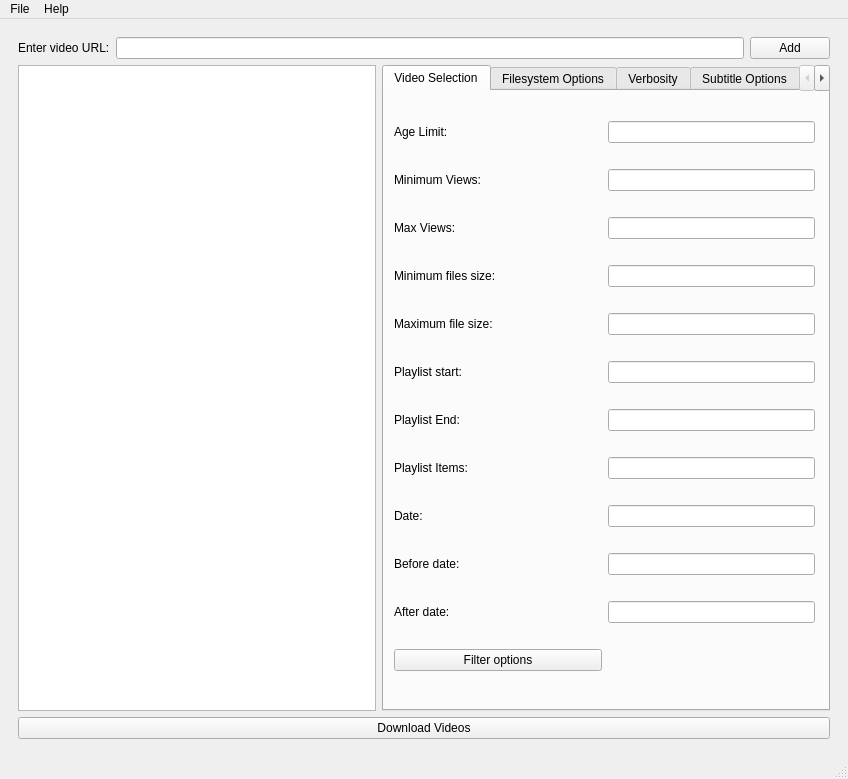
<?xml version="1.0" encoding="UTF-8"?>
<ui version="4.0">
 <class>MainWindow</class>
 <widget class="QMainWindow" name="MainWindow">
  <property name="geometry">
   <rect>
    <x>0</x>
    <y>0</y>
    <width>848</width>
    <height>779</height>
   </rect>
  </property>
  <property name="sizePolicy">
   <sizepolicy hsizetype="Preferred" vsizetype="Preferred">
    <horstretch>0</horstretch>
    <verstretch>0</verstretch>
   </sizepolicy>
  </property>
  <property name="windowTitle">
   <string>Qyoutube-dl</string>
  </property>
  <widget class="QWidget" name="centralwidget">
   <property name="sizePolicy">
    <sizepolicy hsizetype="Preferred" vsizetype="Preferred">
     <horstretch>0</horstretch>
     <verstretch>0</verstretch>
    </sizepolicy>
   </property>
   <layout class="QGridLayout" name="gridLayout_2">
    <item row="0" column="0">
     <widget class="QFrame" name="frame">
      <property name="sizePolicy">
       <sizepolicy hsizetype="Preferred" vsizetype="Preferred">
        <horstretch>0</horstretch>
        <verstretch>0</verstretch>
       </sizepolicy>
      </property>
      <layout class="QVBoxLayout" name="verticalLayout">
       <property name="sizeConstraint">
        <enum>QLayout::SetDefaultConstraint</enum>
       </property>
       <item>
        <layout class="QGridLayout" name="gridLayout_3">
         <property name="sizeConstraint">
          <enum>QLayout::SetDefaultConstraint</enum>
         </property>
         <property name="leftMargin">
          <number>0</number>
         </property>
         <property name="topMargin">
          <number>0</number>
         </property>
         <property name="bottomMargin">
          <number>0</number>
         </property>
         <item row="0" column="0">
          <widget class="QLabel" name="label">
           <property name="sizePolicy">
            <sizepolicy hsizetype="Expanding" vsizetype="Fixed">
             <horstretch>0</horstretch>
             <verstretch>0</verstretch>
            </sizepolicy>
           </property>
           <property name="text">
            <string>Enter video URL:</string>
           </property>
          </widget>
         </item>
         <item row="0" column="1">
          <widget class="QLineEdit" name="lineEdit">
           <property name="sizePolicy">
            <sizepolicy hsizetype="Expanding" vsizetype="Fixed">
             <horstretch>1</horstretch>
             <verstretch>0</verstretch>
            </sizepolicy>
           </property>
          </widget>
         </item>
         <item row="0" column="2">
          <widget class="QPushButton" name="pushButton">
           <property name="sizePolicy">
            <sizepolicy hsizetype="Fixed" vsizetype="Fixed">
             <horstretch>0</horstretch>
             <verstretch>0</verstretch>
            </sizepolicy>
           </property>
           <property name="text">
            <string>Add</string>
           </property>
          </widget>
         </item>
        </layout>
       </item>
       <item>
        <layout class="QHBoxLayout" name="horizontalLayout">
         <property name="spacing">
          <number>6</number>
         </property>
         <property name="topMargin">
          <number>0</number>
         </property>
         <item>
          <widget class="QListWidget" name="url_list">
           <property name="sizePolicy">
            <sizepolicy hsizetype="Expanding" vsizetype="Expanding">
             <horstretch>4</horstretch>
             <verstretch>0</verstretch>
            </sizepolicy>
           </property>
           <property name="minimumSize">
            <size>
             <width>256</width>
             <height>640</height>
            </size>
           </property>
          </widget>
         </item>
         <item>
          <widget class="QTabWidget" name="settings_panel">
           <property name="sizePolicy">
            <sizepolicy hsizetype="Preferred" vsizetype="Preferred">
             <horstretch>5</horstretch>
             <verstretch>0</verstretch>
            </sizepolicy>
           </property>
           <property name="currentIndex">
            <number>0</number>
           </property>
           <widget class="QWidget" name="video_selection">
            <attribute name="title">
             <string>Video Selection</string>
            </attribute>
            <widget class="QWidget" name="gridLayoutWidget">
             <property name="geometry">
              <rect>
               <x>10</x>
               <y>10</y>
               <width>421</width>
               <height>591</height>
              </rect>
             </property>
             <layout class="QGridLayout" name="gridLayout">
              <property name="sizeConstraint">
               <enum>QLayout::SetNoConstraint</enum>
              </property>
              <item row="8" column="1">
               <widget class="QLabel" name="label_10">
                <property name="text">
                 <string>Date:</string>
                </property>
               </widget>
              </item>
              <item row="9" column="3">
               <widget class="QLineEdit" name="date_before">
                <property name="sizePolicy">
                 <sizepolicy hsizetype="Preferred" vsizetype="Fixed">
                  <horstretch>0</horstretch>
                  <verstretch>0</verstretch>
                 </sizepolicy>
                </property>
               </widget>
              </item>
              <item row="9" column="1">
               <widget class="QLabel" name="label_11">
                <property name="text">
                 <string>Before date:</string>
                </property>
               </widget>
              </item>
              <item row="8" column="3">
               <widget class="QLineEdit" name="on_date">
                <property name="sizePolicy">
                 <sizepolicy hsizetype="Preferred" vsizetype="Fixed">
                  <horstretch>0</horstretch>
                  <verstretch>0</verstretch>
                 </sizepolicy>
                </property>
               </widget>
              </item>
              <item row="10" column="3">
               <widget class="QLineEdit" name="date_after">
                <property name="sizePolicy">
                 <sizepolicy hsizetype="Preferred" vsizetype="Fixed">
                  <horstretch>0</horstretch>
                  <verstretch>0</verstretch>
                 </sizepolicy>
                </property>
               </widget>
              </item>
              <item row="3" column="1">
               <widget class="QLabel" name="label_5">
                <property name="text">
                 <string>Minimum files size:</string>
                </property>
               </widget>
              </item>
              <item row="0" column="3">
               <widget class="QLineEdit" name="age_limit">
                <property name="sizePolicy">
                 <sizepolicy hsizetype="Preferred" vsizetype="Fixed">
                  <horstretch>0</horstretch>
                  <verstretch>0</verstretch>
                 </sizepolicy>
                </property>
               </widget>
              </item>
              <item row="1" column="3">
               <widget class="QLineEdit" name="min_views">
                <property name="sizePolicy">
                 <sizepolicy hsizetype="Preferred" vsizetype="Fixed">
                  <horstretch>0</horstretch>
                  <verstretch>0</verstretch>
                 </sizepolicy>
                </property>
               </widget>
              </item>
              <item row="1" column="1">
               <widget class="QLabel" name="label_3">
                <property name="text">
                 <string>Minimum Views:</string>
                </property>
               </widget>
              </item>
              <item row="0" column="1">
               <widget class="QLabel" name="label_2">
                <property name="text">
                 <string>Age Limit:</string>
                </property>
               </widget>
              </item>
              <item row="2" column="1">
               <widget class="QLabel" name="label_4">
                <property name="text">
                 <string>Max Views:</string>
                </property>
               </widget>
              </item>
              <item row="10" column="1">
               <widget class="QLabel" name="label_12">
                <property name="text">
                 <string>After date:</string>
                </property>
               </widget>
              </item>
              <item row="4" column="3">
               <widget class="QLineEdit" name="max_file_size">
                <property name="sizePolicy">
                 <sizepolicy hsizetype="Preferred" vsizetype="Fixed">
                  <horstretch>0</horstretch>
                  <verstretch>0</verstretch>
                 </sizepolicy>
                </property>
               </widget>
              </item>
              <item row="2" column="3">
               <widget class="QLineEdit" name="max_views">
                <property name="sizePolicy">
                 <sizepolicy hsizetype="Preferred" vsizetype="Fixed">
                  <horstretch>0</horstretch>
                  <verstretch>0</verstretch>
                 </sizepolicy>
                </property>
               </widget>
              </item>
              <item row="3" column="3">
               <widget class="QLineEdit" name="min_file_size">
                <property name="sizePolicy">
                 <sizepolicy hsizetype="Preferred" vsizetype="Fixed">
                  <horstretch>0</horstretch>
                  <verstretch>0</verstretch>
                 </sizepolicy>
                </property>
               </widget>
              </item>
              <item row="4" column="1">
               <widget class="QLabel" name="label_6">
                <property name="text">
                 <string>Maximum file size:</string>
                </property>
               </widget>
              </item>
              <item row="5" column="3">
               <widget class="QLineEdit" name="playlist_start">
                <property name="sizePolicy">
                 <sizepolicy hsizetype="Preferred" vsizetype="Fixed">
                  <horstretch>0</horstretch>
                  <verstretch>0</verstretch>
                 </sizepolicy>
                </property>
               </widget>
              </item>
              <item row="5" column="1">
               <widget class="QLabel" name="label_7">
                <property name="text">
                 <string>Playlist start:</string>
                </property>
               </widget>
              </item>
              <item row="7" column="1">
               <widget class="QLabel" name="label_9">
                <property name="statusTip">
                 <string extracomment="Use this to only download certain playlist items, separate using a comma. This can also do ranges (eg. 1-10)"/>
                </property>
                <property name="text">
                 <string>Playlist Items:</string>
                </property>
               </widget>
              </item>
              <item row="6" column="1">
               <widget class="QLabel" name="label_8">
                <property name="text">
                 <string>Playlist End:</string>
                </property>
               </widget>
              </item>
              <item row="6" column="3">
               <widget class="QLineEdit" name="playlist_end">
                <property name="sizePolicy">
                 <sizepolicy hsizetype="Preferred" vsizetype="Fixed">
                  <horstretch>0</horstretch>
                  <verstretch>0</verstretch>
                 </sizepolicy>
                </property>
               </widget>
              </item>
              <item row="7" column="3">
               <widget class="QLineEdit" name="playlist_list">
                <property name="sizePolicy">
                 <sizepolicy hsizetype="Preferred" vsizetype="Fixed">
                  <horstretch>0</horstretch>
                  <verstretch>0</verstretch>
                 </sizepolicy>
                </property>
               </widget>
              </item>
              <item row="11" column="1">
               <widget class="QPushButton" name="filter_button">
                <property name="text">
                 <string>Filter options</string>
                </property>
               </widget>
              </item>
             </layout>
            </widget>
           </widget>
           <widget class="QWidget" name="filesystem_options">
            <attribute name="title">
             <string>Filesystem Options</string>
            </attribute>
            <widget class="QWidget" name="gridLayoutWidget_2">
             <property name="geometry">
              <rect>
               <x>10</x>
               <y>10</y>
               <width>421</width>
               <height>591</height>
              </rect>
             </property>
             <layout class="QGridLayout" name="gridLayout_4">
              <property name="sizeConstraint">
               <enum>QLayout::SetNoConstraint</enum>
              </property>
              <item row="0" column="0">
               <widget class="QCheckBox" name="video_id_name">
                <property name="text">
                 <string>Use video ID in name</string>
                </property>
               </widget>
              </item>
              <item row="0" column="1">
               <widget class="QCheckBox" name="restrict_filename">
                <property name="text">
                 <string>Restrict names to only ASCII</string>
                </property>
               </widget>
              </item>
              <item row="1" column="0">
               <widget class="QCheckBox" name="no_overwrites">
                <property name="text">
                 <string>Prevent file overwriting</string>
                </property>
               </widget>
              </item>
              <item row="1" column="1">
               <widget class="QCheckBox" name="write_info_json">
                <property name="text">
                 <string>Write to json file</string>
                </property>
               </widget>
              </item>
              <item row="2" column="0">
               <widget class="QCheckBox" name="write_description">
                <property name="text">
                 <string>Write description</string>
                </property>
               </widget>
              </item>
              <item row="2" column="1">
               <widget class="QCheckBox" name="write_annotations">
                <property name="text">
                 <string>Write annotaions</string>
                </property>
               </widget>
              </item>
              <item row="3" column="0">
               <widget class="QPushButton" name="output_template">
                <property name="text">
                 <string>Change output template</string>
                </property>
               </widget>
              </item>
              <item row="3" column="1">
               <widget class="QPushButton" name="load_batch_file">
                <property name="text">
                 <string>Load URL list</string>
                </property>
               </widget>
              </item>
             </layout>
            </widget>
           </widget>
           <widget class="QWidget" name="verbosity">
            <attribute name="title">
             <string>Verbosity</string>
            </attribute>
            <widget class="QWidget" name="verticalLayoutWidget">
             <property name="geometry">
              <rect>
               <x>10</x>
               <y>10</y>
               <width>421</width>
               <height>591</height>
              </rect>
             </property>
             <layout class="QVBoxLayout" name="verticalLayout_2">
              <item>
               <widget class="QCheckBox" name="quiet_mode">
                <property name="text">
                 <string>Quiet mode</string>
                </property>
               </widget>
              </item>
              <item>
               <widget class="QCheckBox" name="verbose_mode">
                <property name="text">
                 <string>Verbose mode</string>
                </property>
               </widget>
              </item>
              <item>
               <widget class="QCheckBox" name="ignore_warnings">
                <property name="text">
                 <string>Ignore warnings</string>
                </property>
               </widget>
              </item>
              <item>
               <widget class="QCheckBox" name="ignore_errors">
                <property name="text">
                 <string>Ignore errors</string>
                </property>
               </widget>
              </item>
              <item>
               <widget class="QCheckBox" name="progress_bar">
                <property name="text">
                 <string>Do not print progress bar</string>
                </property>
               </widget>
              </item>
              <item>
               <widget class="QCheckBox" name="http_traffic">
                <property name="text">
                 <string>Print HTTP traffic</string>
                </property>
               </widget>
              </item>
             </layout>
            </widget>
           </widget>
           <widget class="QWidget" name="tab_2">
            <attribute name="title">
             <string>Subtitle Options</string>
            </attribute>
            <widget class="QWidget" name="gridLayoutWidget_4">
             <property name="geometry">
              <rect>
               <x>10</x>
               <y>10</y>
               <width>421</width>
               <height>601</height>
              </rect>
             </property>
             <layout class="QGridLayout" name="gridLayout_6">
              <item row="1" column="0">
               <widget class="QCheckBox" name="write_auto_sub">
                <property name="text">
                 <string>Write auto subtitles</string>
                </property>
               </widget>
              </item>
              <item row="0" column="0">
               <widget class="QCheckBox" name="write_sub">
                <property name="text">
                 <string>Write subtitles</string>
                </property>
               </widget>
              </item>
              <item row="2" column="0">
               <widget class="QCheckBox" name="all_subs">
                <property name="text">
                 <string>Write all subtitles</string>
                </property>
               </widget>
              </item>
             </layout>
            </widget>
           </widget>
           <widget class="QWidget" name="tab">
            <attribute name="title">
             <string>Download Options</string>
            </attribute>
            <widget class="QWidget" name="gridLayoutWidget_3">
             <property name="geometry">
              <rect>
               <x>10</x>
               <y>10</y>
               <width>421</width>
               <height>591</height>
              </rect>
             </property>
             <layout class="QGridLayout" name="gridLayout_5">
              <item row="1" column="2">
               <widget class="QLineEdit" name="num_retries"/>
              </item>
              <item row="0" column="0">
               <widget class="QLabel" name="label_16">
                <property name="text">
                 <string>Max download rate:</string>
                </property>
               </widget>
              </item>
              <item row="0" column="2">
               <widget class="QLineEdit" name="max_download_rate"/>
              </item>
              <item row="1" column="0">
               <widget class="QLabel" name="label_17">
                <property name="text">
                 <string># of retries:</string>
                </property>
               </widget>
              </item>
              <item row="2" column="2">
               <widget class="QLineEdit" name="buffer_size"/>
              </item>
              <item row="2" column="0">
               <widget class="QLabel" name="label_18">
                <property name="text">
                 <string>Buffer size:</string>
                </property>
               </widget>
              </item>
              <item row="3" column="0">
               <widget class="QCheckBox" name="no_resize_buffer">
                <property name="text">
                 <string>No resize buffer</string>
                </property>
               </widget>
              </item>
              <item row="3" column="2">
               <widget class="QCheckBox" name="playlist_reverse">
                <property name="text">
                 <string>Playlist reverse</string>
                </property>
               </widget>
              </item>
             </layout>
            </widget>
           </widget>
          </widget>
         </item>
        </layout>
       </item>
       <item>
        <widget class="QPushButton" name="pushButton_2">
         <property name="sizePolicy">
          <sizepolicy hsizetype="Expanding" vsizetype="Fixed">
           <horstretch>0</horstretch>
           <verstretch>0</verstretch>
          </sizepolicy>
         </property>
         <property name="text">
          <string>Download Videos</string>
         </property>
        </widget>
       </item>
      </layout>
     </widget>
    </item>
   </layout>
  </widget>
  <widget class="QMenuBar" name="menubar">
   <property name="geometry">
    <rect>
     <x>0</x>
     <y>0</y>
     <width>848</width>
     <height>21</height>
    </rect>
   </property>
   <widget class="QMenu" name="menuFile">
    <property name="title">
     <string>File</string>
    </property>
    <addaction name="actionQuit"/>
   </widget>
   <widget class="QMenu" name="menuHelp">
    <property name="title">
     <string>Help</string>
    </property>
    <addaction name="actionAbout"/>
   </widget>
   <addaction name="menuFile"/>
   <addaction name="menuHelp"/>
  </widget>
  <widget class="QStatusBar" name="statusbar"/>
  <action name="actionQuit">
   <property name="text">
    <string>Quit</string>
   </property>
  </action>
  <action name="actionSettings">
   <property name="text">
    <string>Settings</string>
   </property>
  </action>
  <action name="actionAbout">
   <property name="text">
    <string>About</string>
   </property>
  </action>
 </widget>
 <resources/>
 <connections>
  <connection>
   <sender>actionQuit</sender>
   <signal>triggered()</signal>
   <receiver>MainWindow</receiver>
   <slot>close()</slot>
   <hints>
    <hint type="sourcelabel">
     <x>-1</x>
     <y>-1</y>
    </hint>
    <hint type="destinationlabel">
     <x>285</x>
     <y>258</y>
    </hint>
   </hints>
  </connection>
 </connections>
 <designerdata>
  <property name="gridDeltaX">
   <number>10</number>
  </property>
  <property name="gridDeltaY">
   <number>10</number>
  </property>
  <property name="gridSnapX">
   <bool>true</bool>
  </property>
  <property name="gridSnapY">
   <bool>true</bool>
  </property>
  <property name="gridVisible">
   <bool>true</bool>
  </property>
 </designerdata>
</ui>
